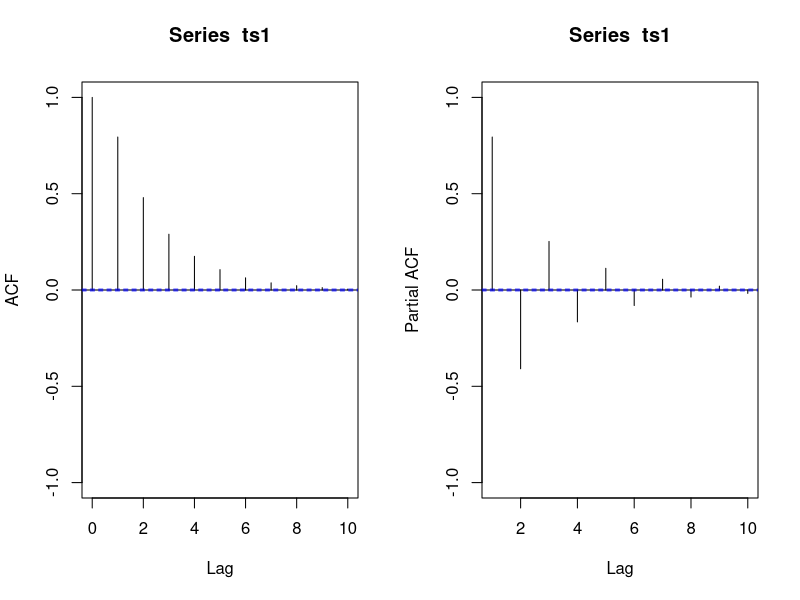
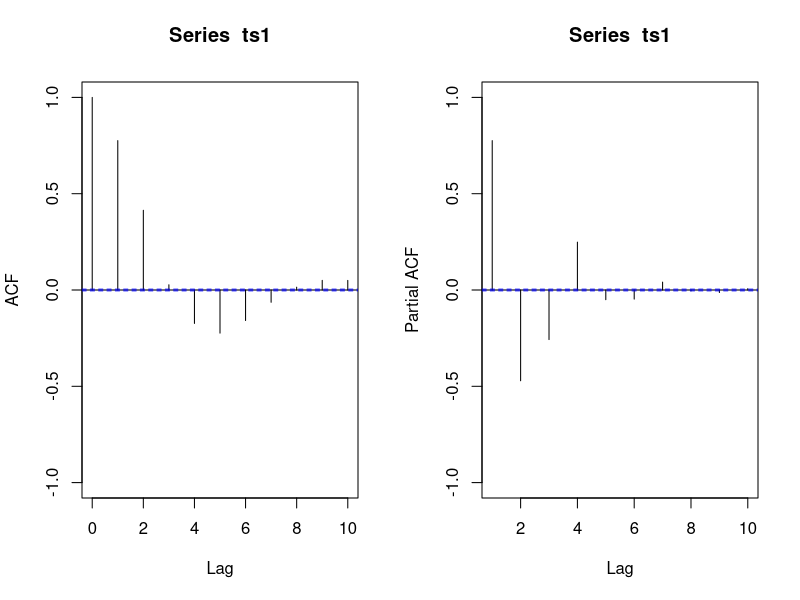
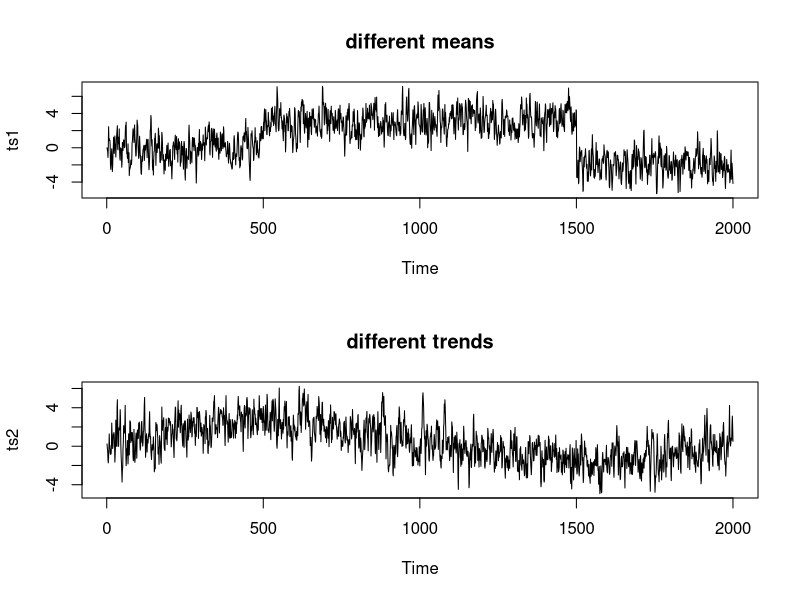
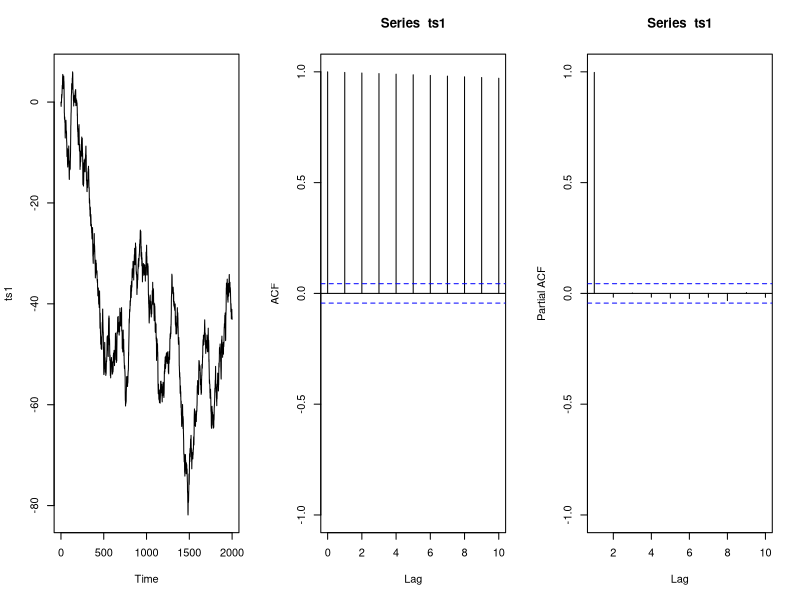
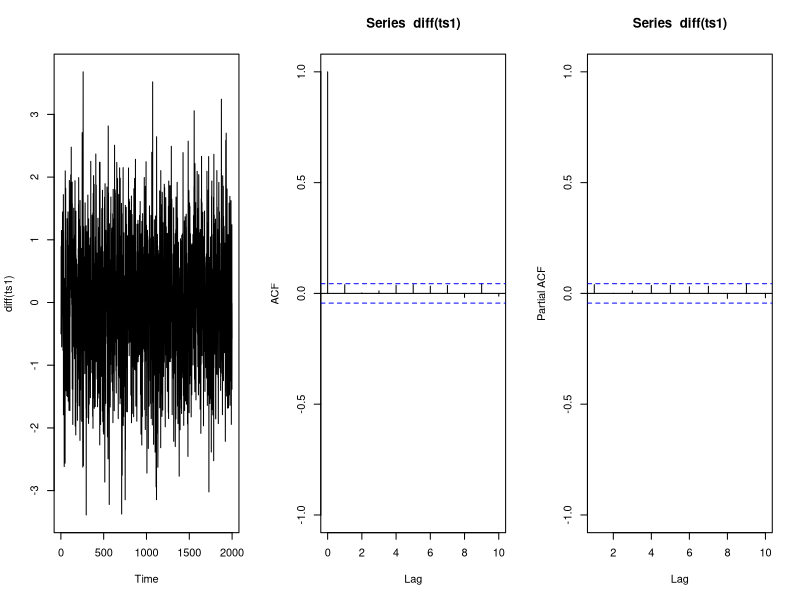
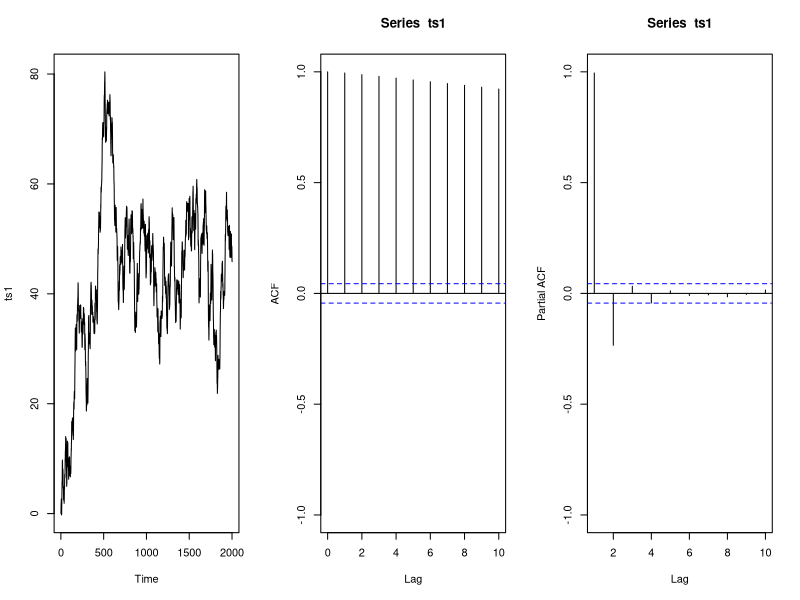
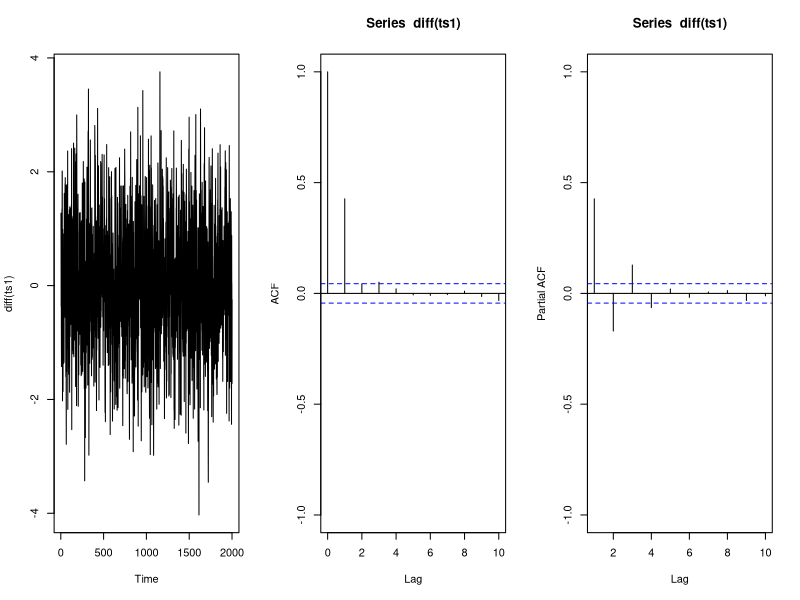

Write the R code that produced these figures, in order.
## ---- chunk 1
# Install necessary packages
list_packages <- c("forecast", "readxl", "stargazer", "fpp", 
                   "fpp2", "scales", "quantmod", "urca",
                   "vars", "tseries", "ggplot2", "dplyr")
new_packages <- list_packages[!(list_packages %in% installed.packages()[,"Package"])]
if(length(new_packages)) install.packages(new_packages)

# Load necessary packages
lapply(list_packages, require, character.only = TRUE)
## ---- chunk 2
n=200000
ts1=arima.sim(n = n, list(ar = 0.6, ma = 0.7), sd = 1)
par(mfrow=c(1,2))
acf(ts1,ylim=c(-1,1),lag.max=10)
pacf(ts1,ylim=c(-1,1),lag.max=10)
## ---- chunk 3
n=200000
ts1=arima.sim(n = n, list(ar = c(0.6,0.1,-0.3), ma = c(0.5,0.3)), sd = 1)
par(mfrow=c(1,2))
acf(ts1,ylim=c(-1,1),lag.max=10)
pacf(ts1,ylim=c(-1,1),lag.max=10)
## ---- chunk 4
n=2000
ts1=arima.sim(n = n, list(ar = 0.5, ma = 0.3), sd = 1)
ts1=ts1+c(rep(0,500),rep(3,1000),rep(-2,500))
ts2=arima.sim(n = n, list(ar = 0.5, ma = 0.3), sd = 1)
ts2=ts2+c(seq(0,3,length.out=500),seq(3,-2,length.out=1000),seq(-2,0,length.out=500))
par(mfrow=c(2,1))
plot(ts1,main="different means")
plot(ts2,main="different trends")
## ---- chunk 5
n=2000
ts1=arima.sim(n = n, list(order = c(0,1,0)), sd = 1)
par(mfrow=c(1,3))
plot.ts(ts1)
acf(ts1,ylim=c(-1,1),lag.max=10)
pacf(ts1,ylim=c(-1,1),lag.max=10)

plot.ts(diff(ts1))
acf(diff(ts1),ylim=c(-1,1),lag.max=10)
pacf(diff(ts1),ylim=c(-1,1),lag.max=10)
## ---- chunk 6
n=2000
ts1=arima.sim(n = n, list(order = c(0,1,1), ma = 0.5), sd = 1)
par(mfrow=c(1,3))
plot.ts(ts1)
acf(ts1,ylim=c(-1,1),lag.max=10)
pacf(ts1,ylim=c(-1,1),lag.max=10)
plot.ts(diff(ts1))
acf(diff(ts1),ylim=c(-1,1),lag.max=10)
pacf(diff(ts1),ylim=c(-1,1),lag.max=10)
